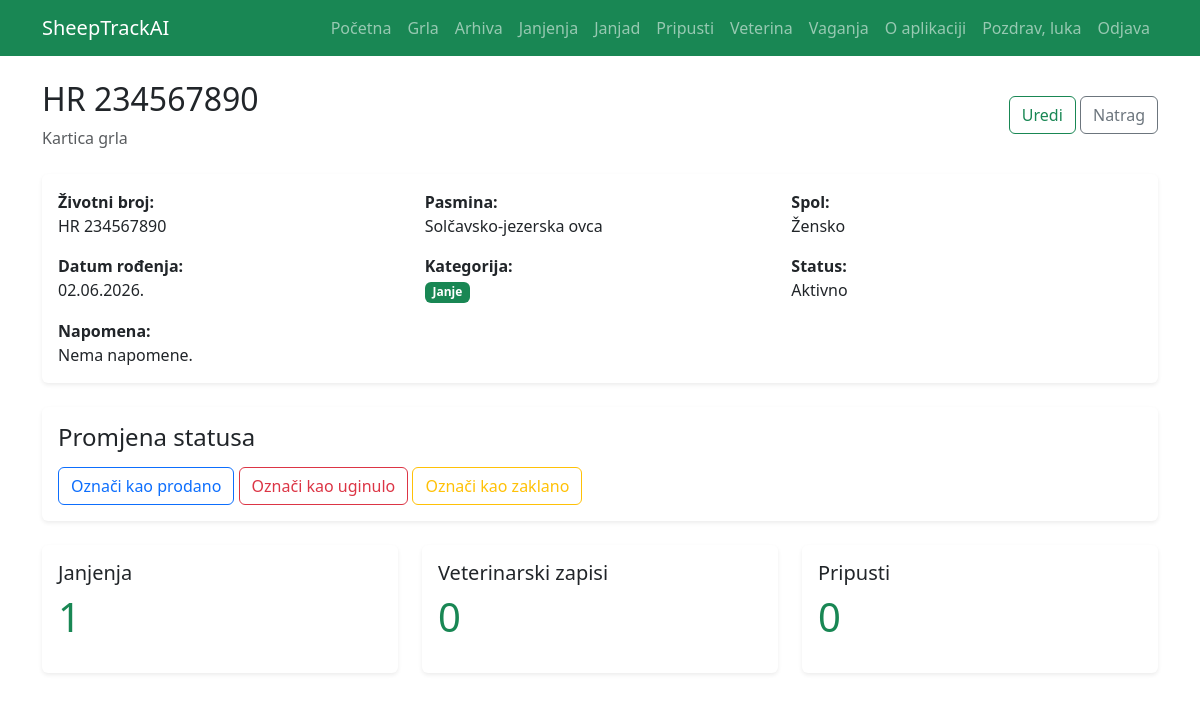
/sheep/2/ (signed in), run on the app's committed database.
### sheep/models.py (models this page shows, shortened)
class Sheep(models.Model):
    BREED_CHOICES = [
        ('CIGAJA', 'Cigaja'),
        ('CRESKA', 'Creska ovca'),
        ('DALMATINSKA_PRAMENKA', 'Dalmatinska pramenka'),
        ('DUBROVACKA_RUDA', 'Dubrovačka ovca – ruda'),
        ('ISTARSKA', 'Istarska ovca'),
        ('KRCKA', 'Krčka ovca'),
        ('LICKA_PRAMENKA', 'Lička pramenka'),
        ('PASKA', 'Paška ovca'),
        ('RAPSKA', 'Rapska ovca'),
        ('ISTOCNOFRIZIJSKA', 'Istočnofrizijska ovca'),
        ('MERINOLANDSCHAF', 'Merinolnadschaf / merinolandšaf'),
        ('ROMANOVSKA', 'Romanovska ovca'),
        ('SOLCAVSKO_JEZERSKA', 'Solčavsko-jezerska ovca'),
        ('SUFFOLK', 'Suffolk / safolk'),
        ('TRAVNICKA_PRAMENKA', 'Travnička / vlašićka / dubska pramenka'),
        ('DORPER', 'Dorper'),
        ('TEXEL', 'Texel / teksel'),
        ('KERRY_HILL', 'Kerry Hill'),
        ('CLUN_FOREST', 'Clun forest'),
        ('KAMERUNSKA', 'Kamerunska ovca'),
        ('BERRICHON_DU_CHER', 'Berrichon du Cher'),
        ('LACAUNE', 'Lacaune / lakon'),
        ('OSTALO', 'Ostalo'),
    ]
    SEX_CHOICES = [
        ('Z', 'Žensko'),
        ('M', 'Muško'),
    ]
    CATEGORY_CHOICES = [
        ('JANJE', 'Janje'),
        ('SILJEZICA', 'Šilježica'),
        ('OVNIC', 'Ovnić'),
        ('OVCA', 'Ovca'),
        ('OVAN', 'Ovan'),
    ]
    STATUS_CHOICES = [
        ('ACTIVE', 'Aktivno'),
        ('SOLD', 'Prodano'),
        ('DEAD', 'Uginulo'),
        ('SLAUGHTERED', 'Zaklano'),
    ]
    farm = models.ForeignKey(
        Farm,
        on_delete=models.CASCADE,
        related_name='sheep'
    )
    eid_number = models.CharField(
        max_length=12,
        unique=True,
        verbose_name="Životni broj"
    )
    breed = models.CharField(
        max_length=50,
        choices=BREED_CHOICES,
        default='SOLCAVSKO_JEZERSKA',
        verbose_name="Pasmina"
    )
    sex = models.CharField(
        max_length=1,
        choices=SEX_CHOICES,
        default='Z',
        verbose_name="Spol"
    )
    birth_date = models.DateField(
        verbose_name="Datum rođenja"
    )
    is_breeding_ram = models.BooleanField(
        default=False,
        verbose_name="Rasplodni ovan"
    )
    category = models.CharField(
        max_length=20,
        choices=CATEGORY_CHOICES,
        default='JANJE',
        verbose_name="Kategorija"
    )
    status = models.CharField(
        max_length=20,
        choices=STATUS_CHOICES,
        default='ACTIVE',
        verbose_name="Status"
    )
    exit_date = models.DateField(
        null=True,
        blank=True,
        verbose_name="Datum izlaska"
    )
    exit_reason = models.TextField(
        blank=True,
        verbose_name="Razlog / napomena izlaska"
    )
    notes = models.TextField(
        blank=True,
        verbose_name="Napomena"
    )
    created_at = models.DateTimeField(
        auto_now_add=True
    )

### sheep/views.py (the view)
# urls.py: path("<int:pk>/", sheep_detail, name="sheep_detail"),
@login_required
def sheep_detail(request, pk):
    farm = get_user_farm(request.user)
    animal = get_object_or_404(
        Sheep,
        pk=pk,
        farm=farm
    )
    return render(request, "sheep/sheep_detail.html", {
        "animal": animal
    })

### sheep/views.py (called while the page is built)
def get_user_farm(user):
    return Farm.objects.filter(owner=user).first()

### templates/sheep/sheep_detail.html (shortened to what this page needs)
{% extends 'base.html' %}
{% block content %}
<div class="d-flex justify-content-between align-items-center mb-4">
    <div>
        <h2>{{ animal.eid_number }}</h2>
        <p class="text-muted mb-0">Kartica grla</p>
    </div>
    <div>
        <a href="{% url 'sheep_update' animal.pk %}" class="btn btn-outline-success">
            Uredi
        </a>
        <a href="{% url 'sheep_list' %}" class="btn btn-outline-secondary">
            Natrag
        </a>
    </div>
</div>
<div class="card shadow-sm border-0 mb-4">
    <div class="card-body">
        <div class="row g-3">
            <div class="col-md-4">
                <strong>Životni broj:</strong><br>
                {{ animal.eid_number }}
            </div>
            <div class="col-md-4">
                <strong>Pasmina:</strong><br>
                {{ animal.get_breed_display }}
            </div>
            <div class="col-md-4">
                <strong>Spol:</strong><br>
                {{ animal.get_sex_display }}
            </div>
            <div class="col-md-4">
                <strong>Datum rođenja:</strong><br>
                {{ animal.birth_date|date:"d.m.Y." }}
            </div>
            <div class="col-md-4">
                <strong>Kategorija:</strong><br>
                <span class="badge bg-success">
                    {{ animal.get_category_display }}
                </span>
            </div>
            <div class="col-md-4">
                <strong>Status:</strong><br>
                {{ animal.get_status_display }}
            </div>
            <div class="col-12">
                <strong>Napomena:</strong><br>
                {{ animal.notes|default:"Nema napomene." }}
            </div>
        </div>
    </div>
</div>
<div class="card shadow-sm border-0 mb-4">
    <div class="card-body">
        <h4 class="mb-3">Promjena statusa</h4>
        <a href="{% url 'sheep_mark_exit' animal.pk 'SOLD' %}" class="btn btn-outline-primary">
            Označi kao prodano
        </a>
        <a href="{% url 'sheep_mark_exit' animal.pk 'DEAD' %}" class="btn btn-outline-danger">
            Označi kao uginulo
        </a>
        <a href="{% url 'sheep_mark_exit' animal.pk 'SLAUGHTERED' %}" class="btn btn-outline-warning">
            Označi kao zaklano
        </a>
    </div>
</div>
<div class="row g-4">
    <div class="col-md-4">
        <div class="card shadow-sm border-0 h-100">
            <div class="card-body">
                <h5>Janjenja</h5>
                <p class="display-6 text-success">{{ animal.lambings.count }}</p>
            </div>
        </div>
    </div>
    <div class="col-md-4">
        <div class="card shadow-sm border-0 h-100">
            <div class="card-body">
                <h5>Veterinarski zapisi</h5>
                <p class="display-6 text-success">{{ animal.veterinary_records.count }}</p>
            </div>
        </div>
    </div>
    <div class="col-md-4">
        <div class="card shadow-sm border-0 h-100">
            <div class="card-body">
                <h5>Pripusti</h5>
                <p class="display-6 text-success">{{ animal.breedings_as_ewe.count }}</p>
            </div>
        </div>
    </div>
</div>
{% endblock %}

### templates/base.html (shortened to what this page needs)
<!DOCTYPE html>
<html lang="hr">
<head>
    <link href="https://cdn.jsdelivr.net/npm/bootstrap@5.3.7/dist/css/bootstrap.min.css" rel="stylesheet">
</head>
<body>
<nav class="navbar navbar-expand-lg navbar-dark bg-success">
    <div class="container">
        <a class="navbar-brand" href="/">
            SheepTrackAI
        </a>
        <div class="collapse navbar-collapse" id="navbarNav">
            <ul class="navbar-nav ms-auto">
               <li class="nav-item">
                    <a class="nav-link" href="/">Početna</a>
                </li>
                <li class="nav-item">
                    <a class="nav-link" href="{% url 'sheep_list' %}">Grla</a>
                </li>
                <li class="nav-item">
                    <a class="nav-link" href="{% url 'sheep_archive' %}">Arhiva</a>
                </li>
                <li class="nav-item">
                        <a class="nav-link" href="{% url 'lambing_list' %}">Janjenja</a>
                </li>
                <li class="nav-item">
                    <a class="nav-link" href="{% url 'lamb_list' %}">Janjad</a>
                </li>
                <li class="nav-item">
                    <a class="nav-link" href="{% url 'breeding_list' %}">Pripusti</a>
                </li>
                <li class="nav-item">
                    <a class="nav-link" href="{% url 'veterinary_list' %}">Veterina</a>
                </li>
                <li class="nav-item">
                    <a class="nav-link" href="{% url 'weight_list' %}">Vaganja</a>
                </li>
                <li class="nav-item">
                    <a class="nav-link" href="{% url 'about' %}">O aplikaciji</a>
                </li>
                {% if user.is_authenticated %}
                <li class="nav-item">
                    <span class="nav-link">
                        Pozdrav, {{ user.username }}
                    </span>
                </li>
                <li class="nav-item">
                    <a class="nav-link" href="{% url 'logout' %}">
                        Odjava
                    </a>
                </li>
                {% endif %}
            </ul>
        </div>
    </div>
</nav>
<div class="container mt-4">
    {% block content %}
    {% endblock %}
</div>
</body>
</html>

### data on the page
Sheep: eid_number "HR 234567890", breed "Solčavsko-jezerska ovca", sex "Žensko", birth_date "02.06.2026.", category "Janje", status "Aktivno", notes "Nema napomene.", lambings.count "1", veterinary_records.count "0", breedings_as_ewe.count "0"

### other printed values
{{ user.username }} "luka"
